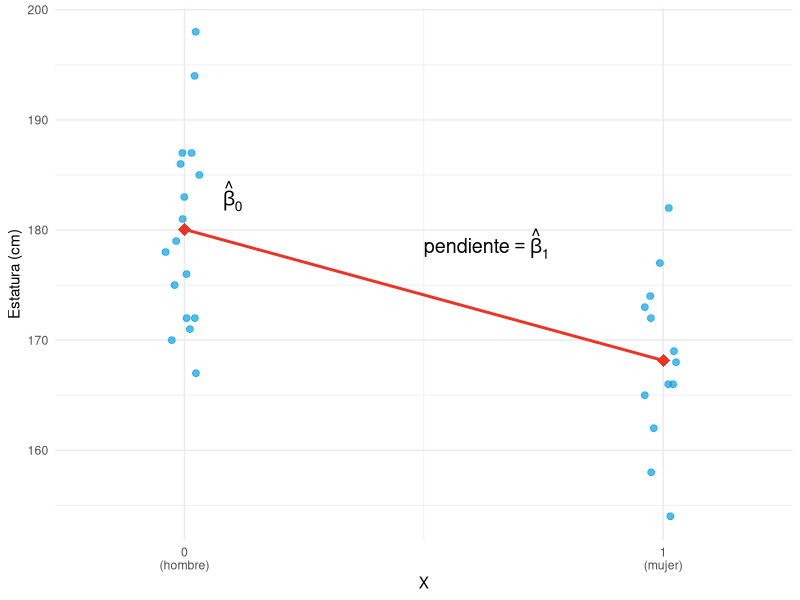
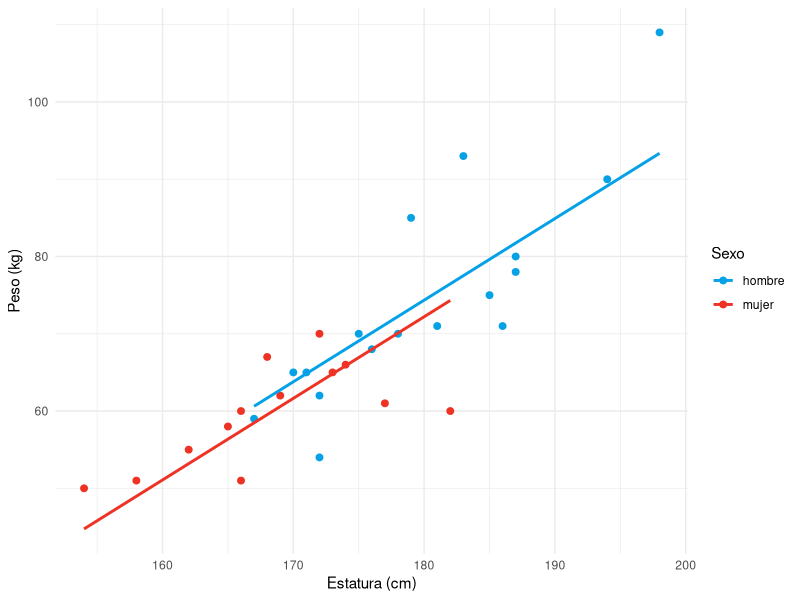

These charts were generated, in order, by the following R code:
## ---- chunk 1
knitr::opts_chunk$set(echo = FALSE, message = FALSE, warning = FALSE)
# Colors
blueceu <- rgb(5,161,230,255,maxColorValue = 255) #0099CC
redceu <- rgb(238,50,36,255,maxColorValue = 255) #FF3333
library(tidyverse)
library(knitr)
# Formato de números y p-valores
num <- function(x, d = 4) format(round(x, d), nsmall = d, scientific = FALSE)
pval <- function(p) ifelse(p < 0.0001, "< 0.0001", paste("=", num(p)))
## ---- chunk 2
# Estatura, peso y sexo de una muestra de 30 personas
df <- read_csv("datos/estatura-peso.csv", show_col_types = FALSE) |>
  rename_with(trimws) |>
  mutate(Sexo = factor(trimws(Sexo), levels = c("hombre", "mujer")))
## ---- chunk 3
set.seed(123)
colesterol <- round(rnorm(20, 212, 18))
mu0 <- 200
t1 <- t.test(colesterol, mu = mu0)
m1 <- summary(lm(I(colesterol - mu0) ~ 1))$coefficients
## ---- chunk 4
set.seed(2)
antes <- round(rnorm(12, 150, 12))
despues <- round(antes - rnorm(12, 6, 8))
t2 <- t.test(antes, despues, paired = TRUE)
m2 <- summary(lm(I(antes - despues) ~ 1))$coefficients
## ---- chunk 5
t3 <- t.test(Estatura ~ Sexo, data = df, var.equal = TRUE)
m3 <- summary(lm(Estatura ~ Sexo, data = df))$coefficients
medias3 <- df |> group_by(Sexo) |> summarise(media = mean(Estatura))
## ---- chunk 6
#| label: fig-dos-medias-modelo-lineal
#| fig-cap: "Recta de regresión de la estatura sobre la variable indicadora del sexo. La recta pasa por las medias de cada grupo y su pendiente es la diferencia de medias."
#| fig-alt: "Diagrama de dispersión de la estatura frente a una variable indicadora que vale 0 para hombres y 1 para mujeres, con la recta de regresión uniendo las medias de ambos grupos."
#| fig-align: center
#| fig-width: 6
#| fig-height: 4
df |>
  mutate(x = as.numeric(Sexo == "mujer")) |>
  ggplot(aes(x = x, y = Estatura)) +
  geom_jitter(width = 0.04, height = 0, color = blueceu, alpha = 0.7, size = 2) +
  geom_smooth(method = "lm", formula = y ~ x, se = FALSE, color = redceu, linewidth = 1) +
  geom_point(data = medias3 |> mutate(x = c(0, 1)), aes(y = media), color = redceu, size = 4, shape = 18) +
  annotate("text", x = 0.08, y = medias3$media[1], label = "hat(beta)[0]", parse = TRUE, hjust = 0, vjust = -0.6, size = 5) +
  annotate("text", x = 0.5, y = mean(medias3$media), label = "pendiente == hat(beta)[1]", parse = TRUE, hjust = 0, vjust = -1.2, size = 5) +
  scale_x_continuous(breaks = c(0, 1), labels = c("0\n(hombre)", "1\n(mujer)"), limits = c(-0.2, 1.2)) +
  labs(x = "X", y = "Estatura (cm)") +
  theme_minimal()
## ---- chunk 7
t4 <- cor.test(df$Estatura, df$Peso)
m4 <- summary(lm(Peso ~ Estatura, data = df))
## ---- chunk 8
set.seed(5)
an <- tibble(grupo = factor(rep(c("A", "B", "O", "AB"), each = 8), levels = c("A", "B", "O", "AB")),
             colesterol = round(rnorm(32, rep(c(205, 215, 198, 220), each = 8), 15)))
aov5 <- summary(aov(colesterol ~ grupo, data = an))[[1]]
mc5 <- lm(colesterol ~ 1, data = an)
ma5 <- lm(colesterol ~ grupo, data = an)
cmp5 <- anova(mc5, ma5)
co5 <- coef(ma5)
medias5 <- an |> group_by(grupo) |> summarise(media = mean(colesterol))
## ---- chunk 9
tibble(
  Parámetro = c("$\\beta_0$", "$\\beta_B$", "$\\beta_O$", "$\\beta_{AB}$"),
  Estimación = num(co5, 2),
  Interpretación = c("Media del grupo A",
                     "Media del grupo B − media del grupo A",
                     "Media del grupo O − media del grupo A",
                     "Media del grupo AB − media del grupo A")
) |> kable(align = "crl")
## ---- chunk 10
tibble(
  Modelo = c("C: $Y=\\beta_0+\\varepsilon$", "A: $Y=\\beta_0+\\beta_BX_B+\\beta_OX_O+\\beta_{AB}X_{AB}+\\varepsilon$"),
  Parámetros = c(1, 4),
  SCE = num(cmp5$RSS, 2),
  F = c("", num(cmp5$F[2])),
  `p-valor` = c("", num(cmp5$`Pr(>F)`[2]))
) |> kable(align = "lcrrr")
## ---- chunk 11
set.seed(4)
an2 <- expand_grid(dieta = c("normal", "mediterránea"), ejercicio = c("no", "sí"), rep = 1:10) |>
  mutate(dieta = factor(dieta, levels = c("normal", "mediterránea")),
         ejercicio = factor(ejercicio, levels = c("no", "sí")),
         colesterol = round(225 - 12*(dieta == "mediterránea") - 8*(ejercicio == "sí") -
                              10*(dieta == "mediterránea")*(ejercicio == "sí") + rnorm(n(), 0, 10)))
aov6 <- summary(aov(colesterol ~ dieta * ejercicio, data = an2))[[1]]
cmp6 <- anova(lm(colesterol ~ dieta + ejercicio, data = an2), lm(colesterol ~ dieta * ejercicio, data = an2))
co6 <- coef(lm(colesterol ~ dieta * ejercicio, data = an2))
## ---- chunk 12
cmp7 <- anova(lm(Peso ~ Estatura, data = df), lm(Peso ~ Estatura + Sexo, data = df))
t7 <- t.test(Peso ~ Sexo, data = df, var.equal = TRUE)
co7 <- coef(lm(Peso ~ Estatura + Sexo, data = df))
## ---- chunk 13
#| label: fig-ancova-modelo-lineal
#| fig-cap: "Modelo de ANCOVA del peso en función de la estatura y el sexo: dos rectas paralelas, una para cada sexo."
#| fig-alt: "Diagrama de dispersión del peso frente a la estatura, con los puntos coloreados según el sexo y dos rectas de regresión paralelas muy próximas entre sí."
#| fig-align: center
#| fig-width: 6
#| fig-height: 4
df |>
  mutate(pred = predict(lm(Peso ~ Estatura + Sexo, data = df))) |>
  ggplot(aes(x = Estatura, y = Peso, color = Sexo)) +
  geom_point(size = 2) +
  geom_line(aes(y = pred), linewidth = 1) +
  scale_color_manual(values = c(hombre = blueceu, mujer = redceu)) +
  labs(x = "Estatura (cm)", y = "Peso (kg)", color = "Sexo") +
  theme_minimal()
## ---- chunk 14
t8 <- cor.test(df$Estatura, df$Peso, method = "spearman", exact = FALSE)
m8 <- summary(lm(rank(Peso) ~ rank(Estatura), data = df))$coefficients
## ---- chunk 15
x9 <- c(18, 9); n9 <- c(60, 60)
t9 <- prop.test(x9, n9, correct = FALSE)
d9 <- tibble(trat = factor(rep(c("placebo", "fármaco"), n9), levels = c("placebo", "fármaco")),
             y = c(rep(1, x9[1]), rep(0, n9[1] - x9[1]), rep(1, x9[2]), rep(0, n9[2] - x9[2])))
gc9 <- glm(y ~ 1, family = binomial, data = d9)
ga9 <- glm(y ~ trat, family = binomial, data = d9)
rao9 <- anova(gc9, ga9, test = "Rao")
lrt9 <- anova(gc9, ga9, test = "LRT")
co9 <- coef(ga9)
## ---- chunk 16
tab10 <- matrix(c(25, 15, 10, 20, 30, 20), nrow = 2,
                dimnames = list(Fumador = c("Sí", "No"), Ejercicio = c("Nada", "Moderado", "Intenso")))
t10 <- chisq.test(tab10)
d10 <- as.data.frame(as.table(tab10))
gc10 <- glm(Freq ~ Fumador + Ejercicio, family = poisson, data = d10)
ga10 <- glm(Freq ~ Fumador * Ejercicio, family = poisson, data = d10)
rao10 <- anova(gc10, ga10, test = "Rao")
lrt10 <- anova(gc10, ga10, test = "LRT")
## ---- chunk 17
as.data.frame.matrix(tab10) |>
  rownames_to_column("Fumador") |>
  kable(align = "lccc")
